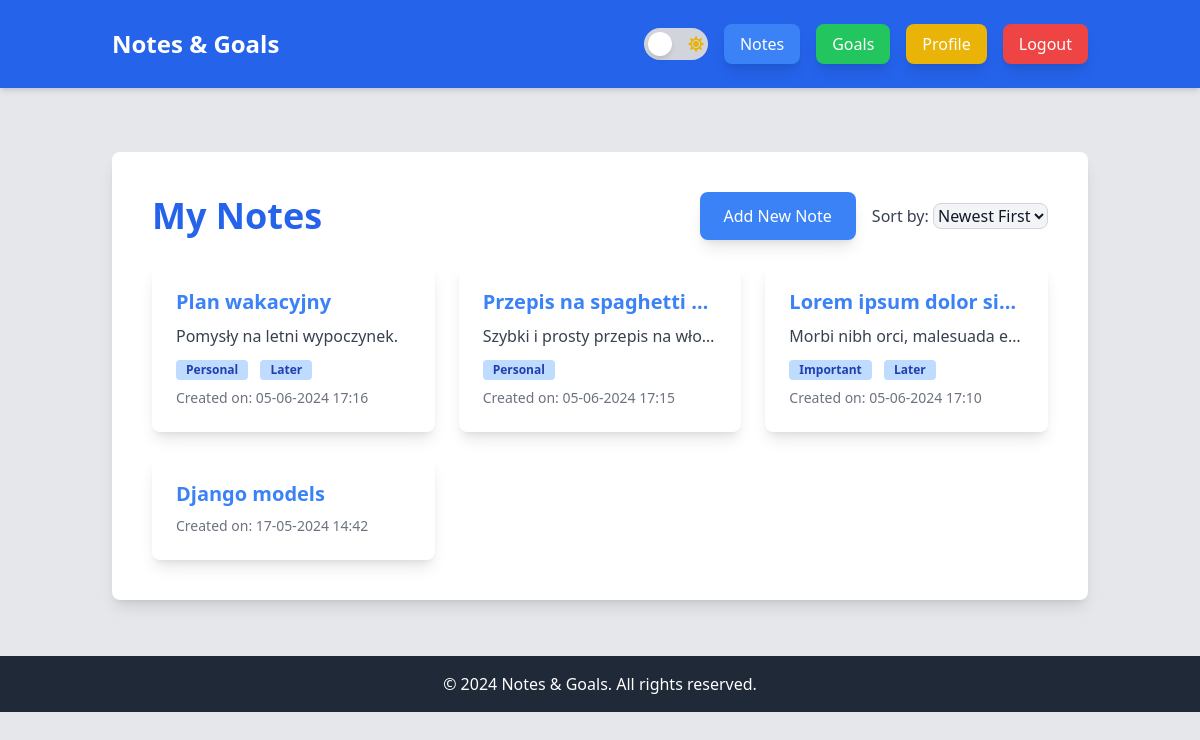
/notes/ (signed in), run on the app's committed database.
### notes_app/models.py (models this page shows, shortened)
class Note(models.Model):
    user = models.ForeignKey(User, on_delete=models.CASCADE)
    title = models.CharField(max_length=100)
    description = models.CharField(max_length=100, blank=True, null=True)
    content = models.TextField()
    created_at = models.DateTimeField(auto_now_add=True)
    tags = models.ManyToManyField(Tag, blank=True)

class Tag(models.Model):
    name = models.CharField(max_length=30, unique=True)

### notes_app/views.py (the view)
# urls.py: path('notes/', views.note_list, name='note_list'),
@login_required
def note_list(request):
    sort_by = request.GET.get("sort", "created_at_desc")
    if sort_by == "created_at_asc":
        notes = Note.objects.filter(user=request.user).order_by("created_at")
    else:
        notes = Note.objects.filter(user=request.user).order_by("-created_at")
    return render(request, "notes_app/note_list.html", {"notes": notes})

### notes_app/templates/notes_app/note_list.html (shortened to what this page needs)
{% extends "base.html" %}
{% block content %}
<div class="bg-white dark:bg-gray-800 p-10 shadow-lg rounded-lg mt-10">
    <div class="flex justify-between items-center mb-6">
        <h1 class="text-4xl font-bold text-blue-600 dark:text-blue-400">My Notes</h1>
        <div class="flex items-center space-x-4">
            <a href="{% url 'note_create' %}" class="bg-blue-500 text-white px-6 py-3 rounded-lg shadow-lg hover:bg-blue-700 inline-block">Add New Note</a>
            <div>
                <label for="sort" class="text-gray-700 dark:text-gray-300">Sort by:</label>
                <select id="sort" class="bg-gray-100 dark:bg-gray-700 border border-gray-300 dark:border-gray-600 rounded-lg text-gray-900 dark:text-gray-300" onchange="sortNotes()">
                    <option value="created_at_desc" {% if request.GET.sort == "created_at_desc" %}selected{% endif %}>Newest First</option>
                </select>
            </div>
        </div>
    </div>
    <div class="grid grid-cols-1 md:grid-cols-2 lg:grid-cols-3 gap-6 mt-4">
        {% for note in notes %}
            <a href="{% url 'note_detail' note.pk %}" class="card block bg-white dark:bg-gray-700 p-6 rounded-lg shadow-lg">
                <div>
                    <h3 class="text-xl font-semibold text-blue-500 dark:text-blue-400 mb-2 truncate" title="{{ note.title }}">{{ note.title }}</h3>
                    {% if note.description %}
                        <p class="text-gray-700 dark:text-gray-300 mb-2 truncate">{{ note.description }}</p>
                    {% endif %}
                    <div class="mt-2">
                        {% for tag in note.tags.all %}
                            <span class="inline-block bg-blue-200 text-blue-800 text-xs font-semibold mr-2 px-2.5 py-0.5 rounded">{{ tag.name }}</span>
                        {% endfor %}
                    </div>
                    <span class="block text-gray-500 dark:text-gray-400 text-sm mt-2">Created on: {{ note.created_at|date:"d-m-Y H:i" }}</span>
                </div>
            </a>
        {% endfor %}
    </div>
</div>
{% endblock %}

### notes_app/templates/notes_app/note_list.html (style rules this page uses)
.card { transition: transform 0.2s ease-in-out; }

### data on the page
Note: title "Plan wakacyjny", description "Pomysły na letni wypoczynek.", created_at "05-06-2024 17:16"
Tag: name "Personal"
Tag: name "Later"
Note: title "Przepis na spaghetti…", description "Szybki i prosty przepis na wło…", created_at "05-06-2024 17:15"
Note: title "Lorem ipsum dolor si…", description "Morbi nibh orci, malesuada e…", created_at "05-06-2024 17:10"
Tag: name "Important"
Note: title "Django models", created_at "17-05-2024 14:42"
